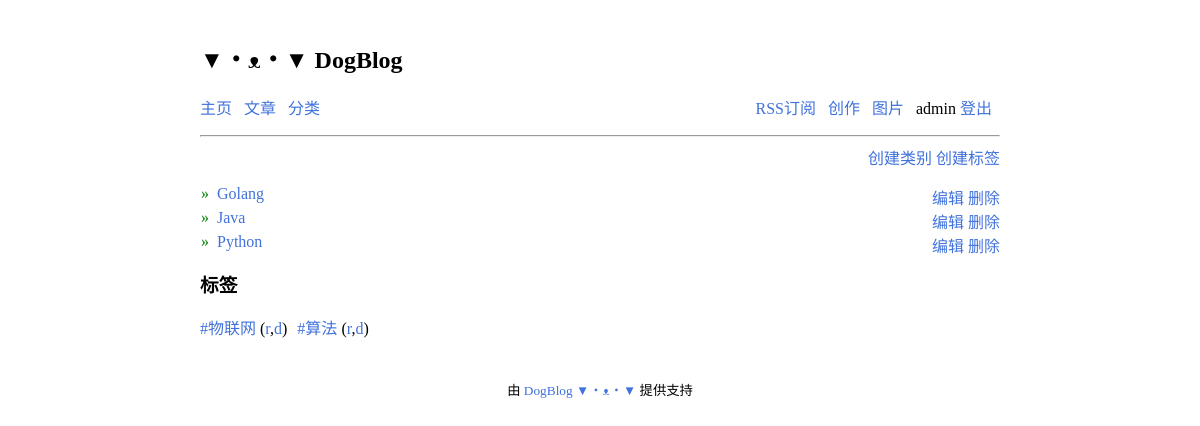
Page /categories/ (signed in) on the committed database.
### blog/models.py (models this page shows, shortened)
class Category(models.Model):
    name = models.CharField('分类名称', max_length=50)
    updated = models.DateTimeField(auto_now=True)
    created = models.DateTimeField(auto_now_add=True)
    class Meta:
        ordering = ['-updated']
        verbose_name = "分类"
        verbose_name_plural = verbose_name

class Tag(models.Model):
    name = models.CharField('名称', max_length=20)
    updated = models.DateTimeField(auto_now=True)
    created = models.DateTimeField(auto_now_add=True)
    class Meta:
        ordering = ['-updated']
        verbose_name = "标签"
        verbose_name_plural = verbose_name

### blog/views.py (the view)
# urls.py: path("categories/", views.categories, name = "categories-page"),
def categories(request):
    categories = Category.objects.all()
    tags = Tag.objects.all()
    context = {"categories": categories, "tags":tags}
    return render(request, 'categories.html', context)

### blog/templates/categories.html (shortened to what this page needs)
{% extends "base.html" %}
{% block content %}
<content>
  {% if user.is_authenticated %}
  <div style="text-align: right;">
    <a href="{% url 'create-category' %}"> 创建类别 </a>
    <a href="{% url 'create-tag' %}"> 创建标签 </a>
  </div>
  {% endif %}
  <div>
    <ul style="padding-left: 9px;">
      {% for category in categories %}
        <li class="category-item" style="margin-bottom: 6px;">
          <span style="margin-left: 8px;">
            <a href="{% url 'posts-page' %}?c={{ category.name }}"> {{ category.name }} </a>
          </span>
          {% if user.is_superuser %}
          <span style="float: right;">
            <a href="{% url 'update-category' category.id %}">编辑</a>
            <a href="{% url 'delete-category' category.id %}">删除</a>
          </span>
          {% endif %}
        </li>
      {% endfor %}
    </ul>
  </div>
  <div>
    <h3>标签</h3>
    <p>
      {% if user.is_superuser %}
        {% for tag in tags %}
        <span style="margin-right: 6px;">
          <a href="{% url 'posts-page' %}?t={{ tag.name }}"> #{{ tag.name }} </a>(<a href="{% url 'update-tag' tag.id %}">r</a>,<a href="{% url 'delete-tag' tag.id %}">d</a>)
        </span>
        {% endfor %}
      {% else %}
        {% for tag in tags %}
        <span style="margin-right: 6px;">
          <a href="{% url 'posts-page' %}?t={{ tag.name }}"> #{{ tag.name }} </a>
        </span>
        {% endfor %}
      {% endif %}
    </p>
  </div>
</content>
{% endblock content %}

### templates/navbar.html (shortened to what this page needs)
<header>
  <h2>▼・ᴥ・▼ DogBlog</h2>
  <nav>
    <p>
      <span>
        <a href="{% url "home-page" %}">主页</a>
        <a href="{% url "posts-page" %}">文章</a>
        <a href="{% url "categories-page" %}">分类</a>
      </span>
      <span style="float: right;">
        <a href="{% url 'all_articles_feed' %}">RSS订阅</a>
        {% if user.is_authenticated %}
        <a href="{% url "write-page" %}">创作</a>
        <a href="{% url "picture-page" %}">图片</a>
        {{ user.username }}
        <a href="{% url "logout-page" %}">登出</a>
        {% else %}
        <a href="{% url "login-page" %}">登录</a>
        {% endif %}
      </span>
    </p>
  </nav>
  <hr>
</header>

### blog/static/css/base.css (style rules this page uses)
html { font-family: STZhongsong,Georgia, serif; }
a { text-decoration: none; color: rgb(65, 114, 219); }
@media screen and (min-width: 800px) { body { width: 800px; margin: 0 auto; padding: 20px; } }

### blog/static/css/navbar.css (style rules this page uses)
nav p { height: 24px; }
nav p a { margin-right: 8px; }

### blog/templates/categories.html (style rules this page uses)
.category-item::marker { content: "»"; color: green; }

### rows in the picture
Category: name "Golang"
Category: name "Java"
Category: name "Python"
Tag: name "物联网"
Tag: name "算法"

### other values in the picture
{{ user.username }} "admin"
